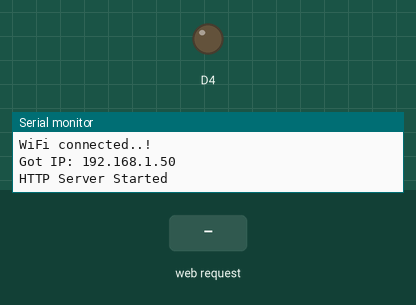
Bench run of a sketch on a simulated ESP8266 (NodeMCU). On the bench: output pins drawn as LEDs (lit = HIGH), the last lines printed to the serial monitor. The test bench sets the inputs (shaded band). WiFi joins after 1.5 s; servers stay silent unless stated.

Above: at 3.3 s.
3.4 s: HTTP request GET /ledon received
At 3.9 s:
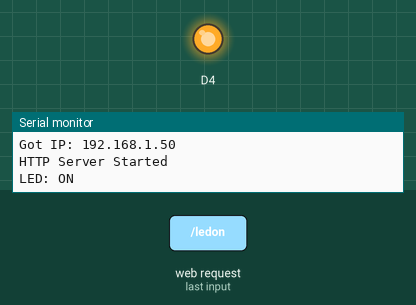
4.9 s: HTTP request GET / received
At 6.3 s:
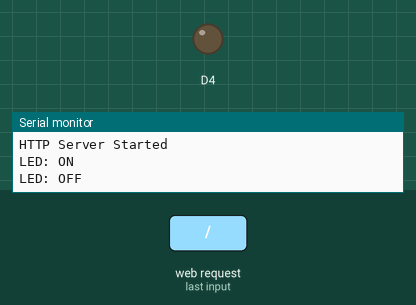
Timing chart, 0 to 7.9 s (numbered marks = the images above; inputs shaded):
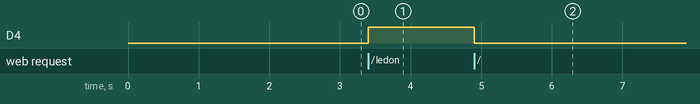

Measured:
- after the input at 3.4 s, D4: LOW → HIGH at once
- after the input at 4.9 s, D4: HIGH → LOW at once

The sketch:

esp_station_mode.ino
```cpp
#include <ESP8266WiFi.h>
#include <ESP8266WebServer.h>

/*Put WiFi SSID & Password*/
const char* ssid = "Wifi";   // Enter SSID here
const char* password = "WagonR2016"; // Enter Password here

ESP8266WebServer server(80);

bool LEDstatus = LOW;

void setup() {
  Serial.begin(9600);
  delay(100);
  pinMode(D4, OUTPUT);

  Serial.println("Connecting to ");
  Serial.println(ssid);

  //connect to your local wi-fi network
  WiFi.begin(ssid, password);

  //check NodeMCU is connected to Wi-fi network
  while (WiFi.status() != WL_CONNECTED) {
  delay(1000);
  Serial.print(".");
  }
  Serial.println("");
  Serial.println("WiFi connected..!");
  Serial.print("Got IP: ");
  Serial.println(WiFi.localIP());

  server.on("/", handle_OnConnect);
  server.on("/ledon", handle_ledon);
  server.on("/ledoff", handle_ledoff);
  server.onNotFound(handle_NotFound);

  server.begin();
  Serial.println("HTTP Server Started");
}
void loop() {
  server.handleClient();

  if(LEDstatus)
  {
    digitalWrite(D4, HIGH);}
  else
  {
    digitalWrite(D4, LOW);}
}

void handle_OnConnect() {
  LEDstatus = LOW;
  Serial.println("LED: OFF");
  server.send(200, "text/html", updateWebpage(LEDstatus));
}

void handle_ledon() {
  LEDstatus = HIGH;
  Serial.println("LED: ON");
  server.send(200, "text/html", updateWebpage(LEDstatus));
}

void handle_ledoff() {
  LEDstatus = LOW;
  Serial.println("LED: OFF");
  server.send(200, "text/html", updateWebpage(LEDstatus));
}

void handle_NotFound(){
  server.send(404, "text/plain", "Not found");
}

String updateWebpage(uint8_t LEDstatus){
  String ptr = "<!DOCTYPE html> <html>\n";
  ptr +="<head><meta name=\"viewport\" content=\"width=device-width, initial-scale=1.0, user-scalable=no\">\n";
  ptr +="<title>LED Control</title>\n";
  ptr +="<style>html {font-family: Helvetica; display: inline-block; margin: 0px auto; text-align: center;}\n";
  ptr +="body{margin-top: 50px;} h1 {color: #444444;margin: 50px auto 30px;} h3 {color: #444444;margin-bottom: 50px;}\n";
  ptr +=".button {display: block;width: 80px;background-color: #1abc9c;border: none;color: white;padding: 13px 30px;text-decoration: none;font-size: 25px;margin: 0px auto 35px;cursor: pointer;border-radius: 4px;}\n";
  ptr +=".button-on {background-color: #3498db;}\n";
  ptr +=".button-on:active {background-color: #3498db;}\n";
  ptr +=".button-off {background-color: #34495e;}\n";
  ptr +=".button-off:active {background-color: #2c3e50;}\n";
  ptr +="p {font-size: 14px;color: #888;margin-bottom: 10px;}\n";
  ptr +="</style>\n";
  ptr +="</head>\n";
  ptr +="<body>\n";
  ptr +="<h1>ESP8266 Web Server</h1>\n";
  ptr +="<h3>Using Station(STA) Mode</h3>\n";

   if(LEDstatus){
    ptr +="<p>BLUE LED: ON</p><a class=\"button button-off\" href=\"/ledoff\">OFF</a>\n";
   }else{
    ptr +="<p>BLUE LED: OFF</p><a class=\"button button-on\" href=\"/ledon\">ON</a>\n";
   }

  ptr +="</body>\n";
  ptr +="</html>\n";
  return ptr;
}
```
